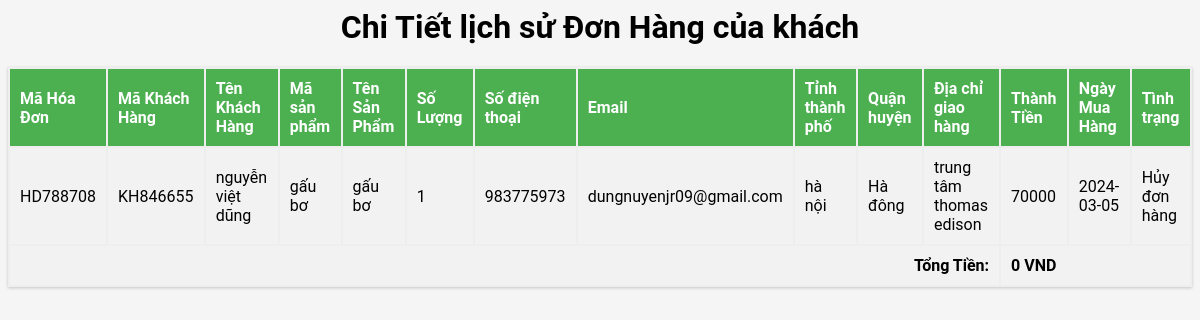
The page /chitietxemhanghuycuaquantri.php?ma_hoadon=HD788708 on the database its author committed.
### tables this page shows
CREATE TABLE `canceledgoods` (
  `ma_hoadon` varchar(100) NOT NULL,
  `ma_khachhang` varchar(100) NOT NULL,
  `tenkhachhang` varchar(100) NOT NULL,
  `masp` varchar(100) NOT NULL,
  `tensp` varchar(100) NOT NULL,
  `soluong` int(11) NOT NULL,
  `phone` int(11) NOT NULL,
  `email` varchar(200) NOT NULL,
  `tinhthanhpho` varchar(200) NOT NULL,
  `quanhuyen` varchar(200) NOT NULL,
  `diachigiaohang` varchar(200) NOT NULL,
  `giaxuat` int(11) NOT NULL,
  `createdate` date NOT NULL,
  `trangthai` varchar(100) NOT NULL
);

### chitietxemhanghuycuaquantri.php (the view, shortened to what this page needs)
<?php
require_once('connect.php');
$mahd = isset($_GET["ma_hoadon"]) ? $_GET["ma_hoadon"] : "";
$sql_order = "SELECT * FROM canceledgoods WHERE ma_hoadon = '$mahd'";
$result_order = mysqli_query($conn, $sql_order);
?>
<h1 align="center">Chi Tiết lịch sử Đơn Hàng của khách</h1>
<link href="stylequantri.css" rel="stylesheet" type="text/css"/>
 <?php
   if ($result_order && mysqli_num_rows($result_order) > 0) {
        ?>
<table>
    <tr style="background-color: #f2f2f2;">
        <th>Mã Hóa Đơn</th>
        <th>Mã Khách Hàng</th>
        <th>Tên Khách Hàng</th>
        <th>Mã sản phẩm</th>
        <th>Tên Sản Phẩm</th>
        <th>Số Lượng</th>
        <th>Số điện thoại</th>
        <th>Email</th>
        <th>Tỉnh thành phố</th>
        <th>Quận huyện</th>
        <th>Địa chỉ giao hàng</th>
        <th>Thành Tiền</th>
        <th>Ngày Mua Hàng</th>
        <th>Tình trạng</th>
    </tr>
    <?php
        $totalAmount = 0;
       while ($order_info = mysqli_fetch_assoc($result_order)) {
            ?>
            <tr>
                <td><?php echo $order_info['ma_hoadon']; ?></td>
                <td><?php echo $order_info['ma_khachhang']; ?></td>
                <td><?php echo $order_info['tenkhachhang']; ?></td>
                <td><?php echo $order_info['masp']; ?></td>
                <td><?php echo $order_info['tensp']; ?></td>
                <td><?php echo $order_info['soluong']; ?></td>
                <td><?php echo $order_info['phone']; ?></td>
                <td><?php echo $order_info['email']; ?></td>
                <td><?php echo $order_info['tinhthanhpho']; ?></td>
                <td><?php echo $order_info['quanhuyen']; ?></td>
                <td><?php echo $order_info['diachigiaohang']; ?></td>
                <td><?php echo $order_info['giaxuat']; ?></td>
                <td><?php echo $order_info['createdate']; ?></td>
                <td><?php echo $order_info['trangthai']; ?></td>
            </tr>
            <?php
        }
    ?>
    <tr style="background-color: #f2f2f2;">
        <td colspan="11" style="text-align: right;"><strong>Tổng Tiền:</strong></td>
        <td colspan="3"><strong><?php echo number_format($totalAmount, 0, '', ' ') . " VND"; ?></strong></td>
    </tr>
</table>
        <?php
    } else {
        echo "Không có thông tin chi tiết đơn hàng.";
    }
?>

### stylequantri.css (style rules this page uses)
table { border-collapse: collapse; width: 100%; box-shadow: 0 1px 3px rgba(0,0,0,0.2); display: table; margin: 1em 0; }
table th, table td { padding: 10px; text-align: left; }
table th { background-color: #4CAF50; color: white; }
table tr:nth-child(even) { background-color: #f2f2f2; }

### chitietxemhanghuycuaquantri.php (style rules this page uses)
table { width: 26%; border-collapse: collapse; margin: 0 auto; display: block; overflow-x: auto; }
th, td { border: 2px solid #EEE; padding: 5px; text-align: center; }

### rows shown on the page
canceledgoods: ma_hoadon "HD788708", ma_khachhang "KH846655", tenkhachhang "nguyễn việt dũng", masp "gấu bơ", tensp "gấu bơ", soluong "1", phone "983775973", email "dungnuyenjr09@gmail.com", tinhthanhpho "hà nội", quanhuyen "Hà đông", diachigiaohang "trung tâm thomas edison", giaxuat "70000", createdate "2024-03-05", trangthai "Hủy đơn hàng"

### other values the page prints
$totalAmount "0"
